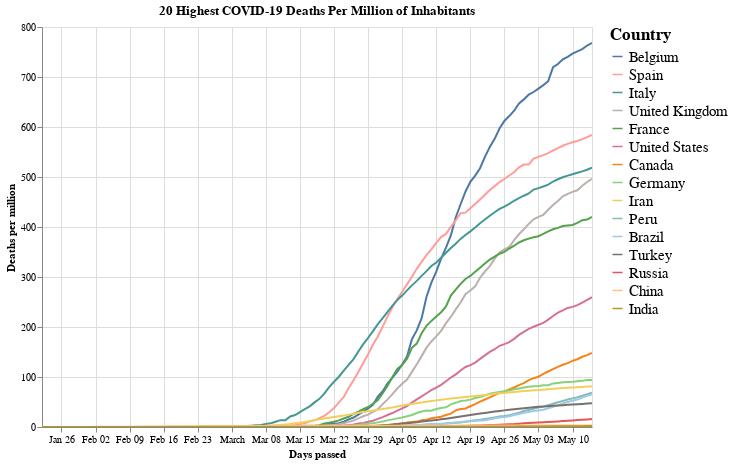

Notebook source saved alongside this figure:
### Markdown cell above
# Deaths Per Million Population

### Code cell
#hide_input
# Plot it using Altair
source = data_plot

scales = alt.selection_interval(bind='scales', zoom=True)
selection = alt.selection_multi(fields=['location'], bind='legend')
alt.data_transformers.disable_max_rows()

base = alt.Chart(source, title = "20 Highest COVID-19 Deaths Per Million of Inhabitants").encode(
    x = alt.X('date:T', title = "Days passed"),
    y = alt.Y("total_cases:Q",title = "Deaths per million"),
    color = alt.Color('location:N', legend=alt.Legend(title="Country",values=countries.to_list(), labelFontSize=15, titleFontSize=17),
                     scale=alt.Scale(scheme='tableau20')),
    opacity = alt.condition(selection, alt.value(1), alt.value(0.1))
)

lines = base.mark_line().add_selection(
    scales
).add_selection(
    selection
).properties(
    width=chart_width,
    height=chart_height
)

lines = base.mark_line().add_selection(
    scales
).add_selection(
    selection
).properties(
    width=chart_width,
    height=chart_height
)
lines

### Figure 1 — Vega-Lite specification as saved in the notebook (floating-point values rounded to 4 significant figures; data arrays with more than 128 entries replaced by an {"elided": "..."} marker saying what was removed)
{"config": {"view": {"continuousWidth": 400, "continuousHeight": 300}}, "data": {"name": "data-1a9c5afdb62174844f1e1cde4bfd582b"}, "mark": "line", "encoding": {"color": {"type": "nominal", "field": "location", "legend": {"labelFontSize": 15, "title": "Country", "titleFontSize": 17, "values": ["Belgium", "Spain", "Italy", "United Kingdom", "France", "United States", "Canada", "Germany", "Iran", "Peru", "Brazil", "Turkey", "Russia", "China", "India"]}, "scale": {"scheme": "tableau20"}}, "opacity": {"condition": {"value": 1, "selection": "selector006"}, "value": 0.1}, "x": {"type": "temporal", "field": "date", "title": "Days passed"}, "y": {"type": "quantitative", "field": "total_cases", "title": "Deaths per million"}}, "height": 400, "selection": {"selector005": {"type": "interval", "bind": "scales", "zoom": true}, "selector006": {"type": "multi", "fields": ["location"], "bind": "legend"}}, "title": "20 Highest COVID-19 Deaths Per Million of Inhabitants", "width": 550, "$schema": "https://vega.github.io/schema/vega-lite/v4.8.1.json", "datasets": {"data-1a9c5afdb62174844f1e1cde4bfd582b": {"elided": "3420 records"}}}
